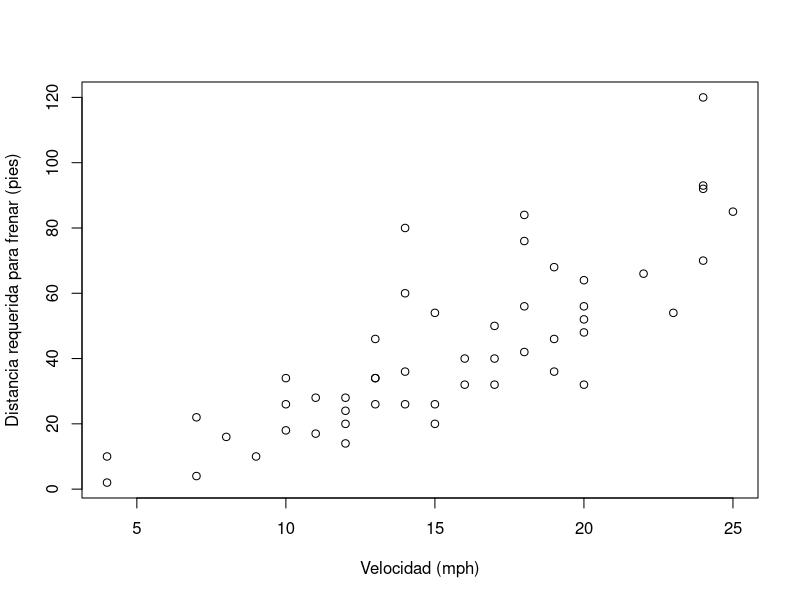

Write the R code that produced this figure.
## ---- chunk 1
#| label: code-print

# Impresión de una hilera de caracteres
print("Hola mundo")
## ---- chunk 2
#| label: code-mean

# Media aritmética
mean(c(2, 4, 5, 9))
## ---- chunk 3
#| label: code-getwd

# Impresión del directorio de trabajo
getwd()
## ---- chunk 4
#| label: code-argumentos

# Gráfico de dispersón del conjunto de datos "cars" con etiquetas en los ejes x e y
plot(
  x=cars$speed,
  y=cars$dist,
  xlab="Velocidad (mph)", 
  ylab="Distancia requerida para frenar (pies)"
)
## ---- chunk 5
#| label: code-apropos

# Búsqueda, por palabras clave, de funciones relacionadas con "mean" (media aritmética). Note las comillas ("").
apropos("mean")
## ---- chunk 6
# Ejemplos de uso de la función mean()
example("mean")
